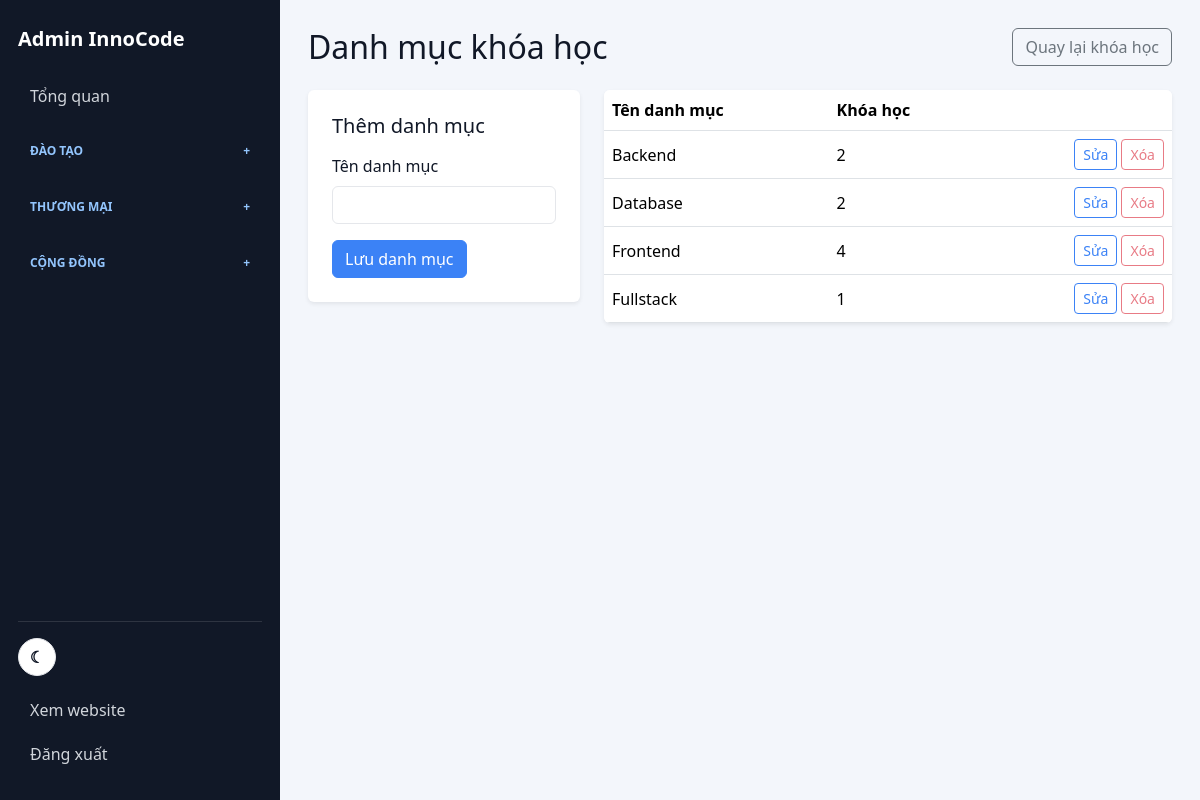
/admin/categories.php (signed in), run on the app's committed database.
### tables this page shows
CREATE TABLE IF NOT EXISTS categories (
    id INT UNSIGNED AUTO_INCREMENT PRIMARY KEY,
    name VARCHAR(120) NOT NULL,
    slug VARCHAR(140) NOT NULL UNIQUE,
    created_at TIMESTAMP DEFAULT CURRENT_TIMESTAMP
);

### core/helpers.php (called while the page is built, shortened)
<?php
function e(string|int|float|null $value): string
{
    return htmlspecialchars((string) $value, ENT_QUOTES, 'UTF-8');
}

### core/database.php (called while the page is built, shortened)
<?php
function db(): PDO
{
    static $pdo = null;
    if ($pdo !== null) {
        return $pdo;
    }
    $dsn = 'mysql:host=' . DB_HOST . ';port=' . DB_PORT . ';dbname=' . DB_NAME . ';charset=utf8mb4';
    $pdo = new PDO($dsn, DB_USER, DB_PASS);
    $pdo->setAttribute(PDO::ATTR_ERRMODE, PDO::ERRMODE_EXCEPTION);
    $pdo->setAttribute(PDO::ATTR_DEFAULT_FETCH_MODE, PDO::FETCH_ASSOC);
    return $pdo;
}

### admin/categories.php (the view, shortened to what this page needs)
<?php
require_once __DIR__ . '/includes/header.php';
$category = null;
$categories = db()->query('SELECT categories.*, COUNT(courses.id) AS course_count
    FROM categories
    LEFT JOIN courses ON courses.category_id = categories.id
    GROUP BY categories.id
    ORDER BY categories.name')->fetchAll();
?>
<div class="d-flex justify-content-between align-items-center mb-4">
    <h1 class="h2 mb-0">Danh mục khóa học</h1>
    <a class="btn btn-outline-secondary" href="<?= APP_URL ?>/admin/courses.php">Quay lại khóa học</a>
</div>
<div class="row g-4">
    <div class="col-lg-4">
        <form class="bg-white rounded-2 p-4 shadow-sm" method="post">
            <h2 class="h5 mb-3"><?= $category ? 'Sửa danh mục' : 'Thêm danh mục' ?></h2>
            <label class="form-label">Tên danh mục</label>
            <input class="form-control mb-3" name="name" value="<?= e($category['name'] ?? '') ?>" required>
            <button class="btn btn-primary" type="submit">Lưu danh mục</button>
        </form>
    </div>
    <div class="col-lg-8">
        <div class="bg-white rounded-2 shadow-sm table-responsive">
            <table class="table mb-0">
                <thead><tr><th>Tên danh mục</th><th>Khóa học</th><th></th></tr></thead>
                <tbody>
                <?php foreach ($categories as $item): ?>
                    <tr>
                        <td><?= e($item['name']) ?></td>
                        <td><?= (int) $item['course_count'] ?></td>
                        <td class="text-end">
                            <a class="btn btn-sm btn-outline-primary" href="<?= APP_URL ?>/admin/categories.php?id=<?= (int) $item['id'] ?>">Sửa</a>
                            <form class="d-inline" method="post" onsubmit="return confirm('Xóa danh mục này?')">
                                <button class="btn btn-sm btn-outline-danger" name="action" value="delete" type="submit" <?= (int) $item['course_count'] > 0 ? 'disabled' : '' ?>>Xóa</button>
                            </form>
                        </td>
                    </tr>
                <?php endforeach; ?>
                </tbody>
            </table>
        </div>
    </div>
</div>
<?php require_once __DIR__ . '/includes/footer.php'; ?>

### assets/css/style.css (style rules this page uses)
:root { --brand: #0ea5e9; --brand-2: #0284c7; --accent: #22c55e; --warm: #f97316; --ink: #111827; --muted: #6b7280; --line: #e5e7eb; --soft: #f8fafc; --danger: #f97316; }
* { letter-spacing: 0; }
body { background: #fff; color: var(--ink); font-family: system-ui, -apple-system, BlinkMacSystemFont, "Segoe UI", sans-serif; }
a { text-decoration: none; }
.table td, .table th { vertical-align: middle; }
:root, :root[data-theme="light"] { --brand: #3B82F6; --brand-2: #2563eb; --accent: #22C55E; --warm: #F97316; --ink: #111827; --muted: #64748b; --line: #e5e7eb; --soft: #f8fafc; --page-bg: #FFFFFF; --surface: #FFFFFF; --surface-2: #f3f6fb; --text: #111827; --text-soft: #64748b; }
body, .admin-layout, .admin-main { background: var(--page-bg); color: var(--text); }
.site-nav, .compiler-workspace, .lesson-card, .content-block, .course-buy-card, .learning-info, .bg-white { background: var(--surface) !important; border-color: var(--line); color: var(--text); }
.nav-links a, .brand, .academy-course-card h3 a, .course-card-title a, .admin-content, .admin-content h1, .admin-content h2, .admin-content strong { color: var(--text); }
.nav-search input, .form-control, .form-select { background: var(--surface); border-color: var(--line); color: var(--text); }
.btn-primary, .login-link, .academy-register-btn, .academy-gradient-btn { background: var(--brand); border-color: var(--brand); color: #fff !important; }
.btn-outline-primary { border-color: var(--brand); color: var(--brand) !important; }

### data on the page
categories: name "Backend", course_count "2"
categories: name "Database", course_count "2"
categories: name "Frontend", course_count "4"
categories: name "Fullstack", course_count "1"

### other printed values
APP_NAME "InnoCode"
